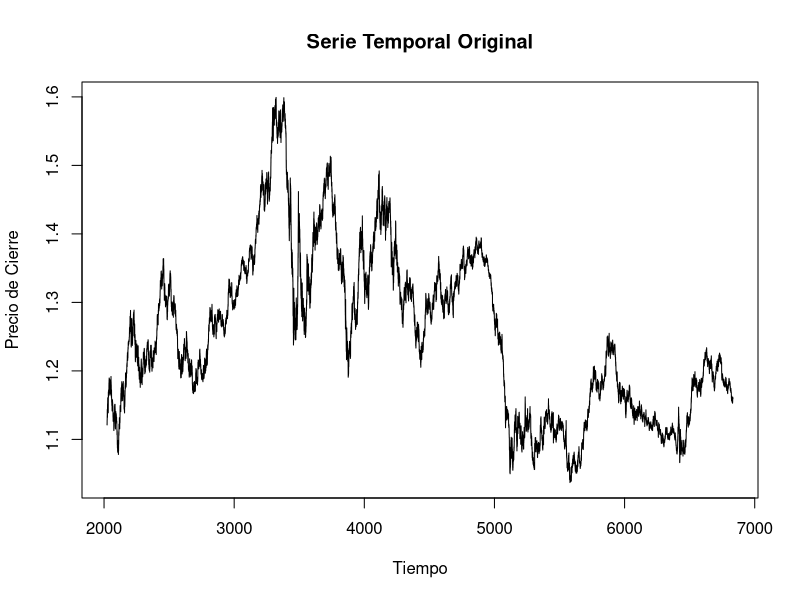
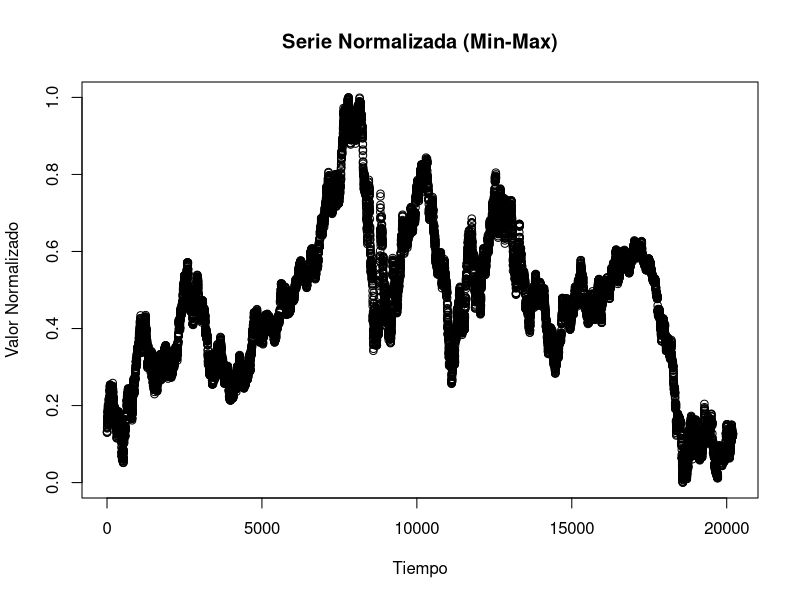
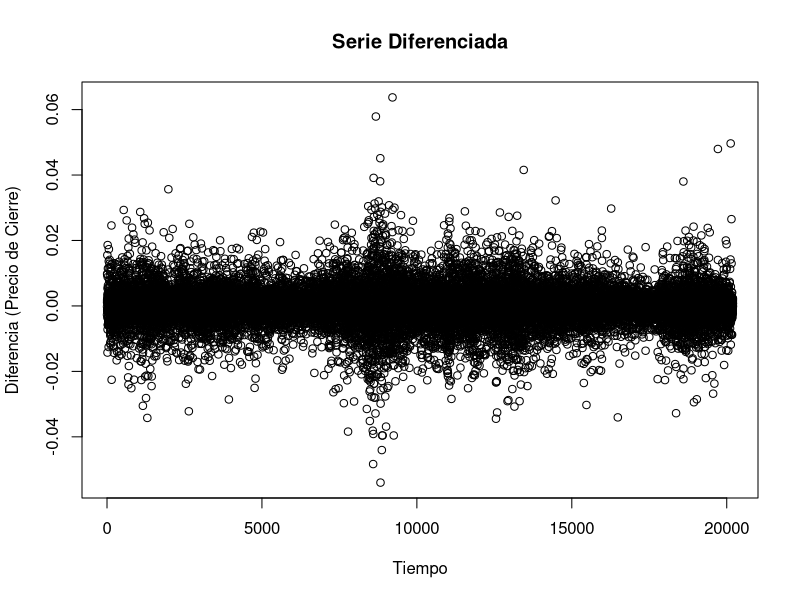
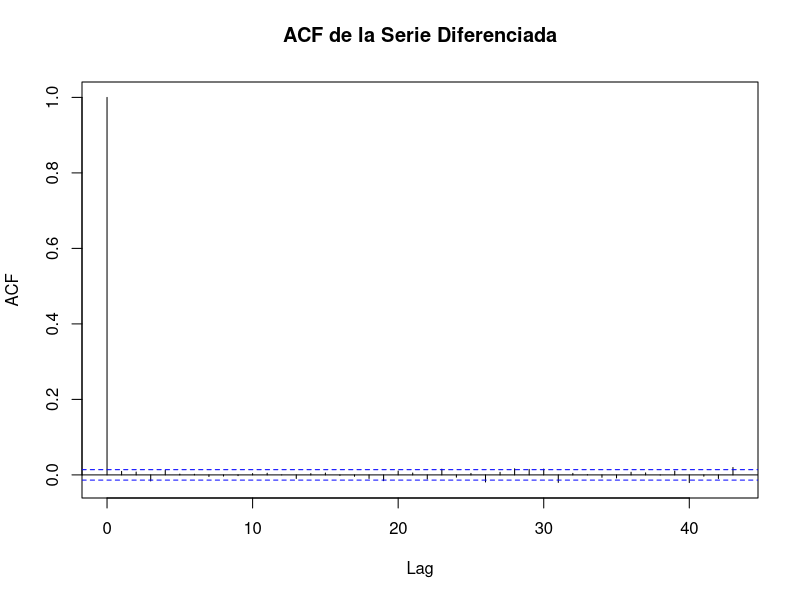
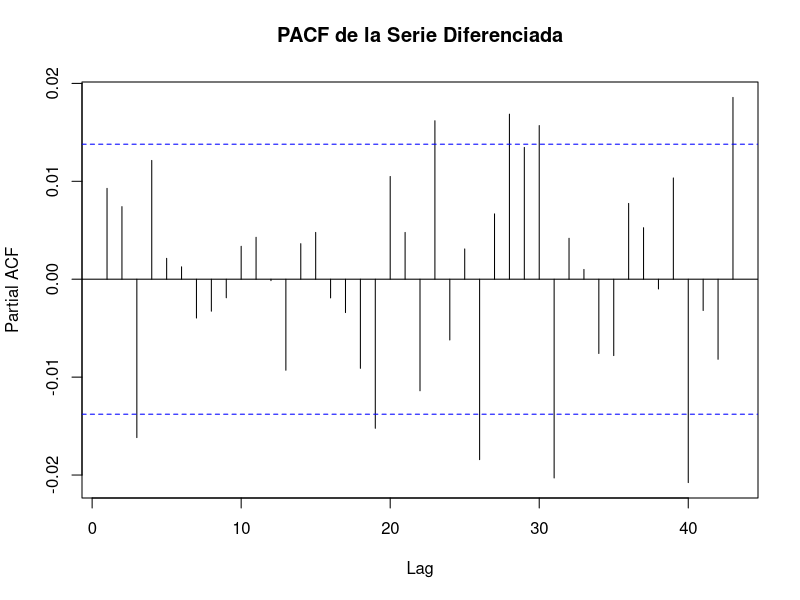
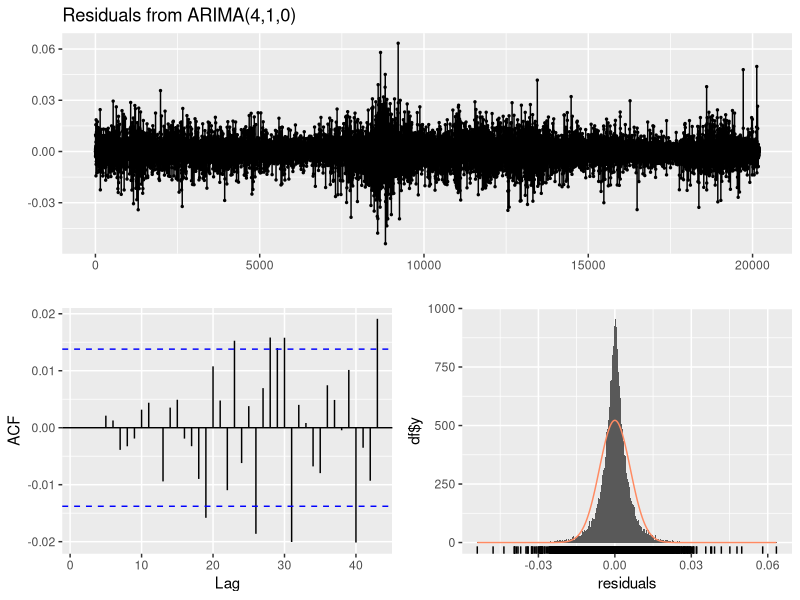
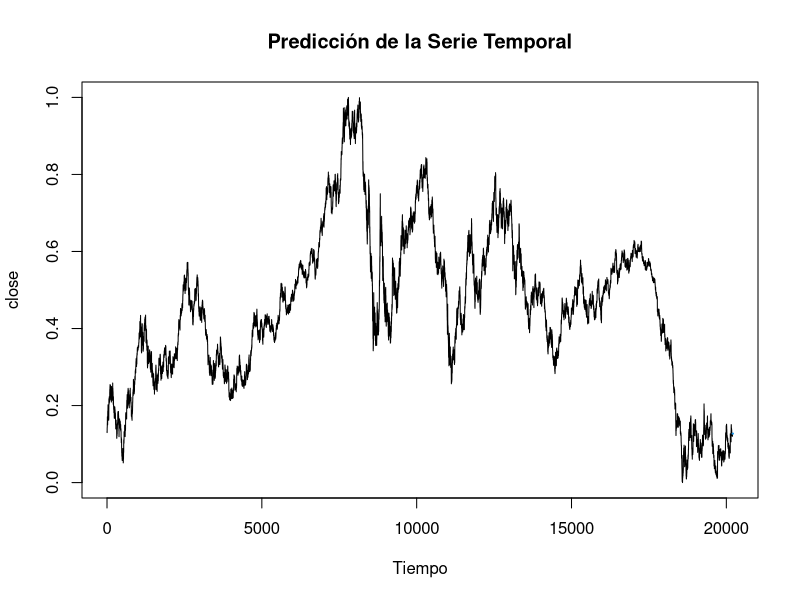

These figures' R source, in order:
## ---- chunk 1
# Librerías necesarias
library(ggplot2)       # Visualización de datos
library(forecast)      # Modelos ARIMA y predicción
library(tseries)       # Pruebas de estacionariedad
library(dplyr)         # Manipulación de datos

# Cargar el dataset CSV
data <- read.csv("./EURUSD_ForexTrading_4hrs.csv")

# Mostrar las primeras filas
head(data)

# Resumen estadístico de las columnas
summary(data)
## ---- chunk 2
# Seleccionar la columna de precios de cierre (Close)
data_clean <- data %>% select(close)

# Convertir a una serie temporal (frecuencia: 6 intervalos por día)
ts_data <- ts(data_clean$close, frequency = 6, start = c(2023, 1))  # Ejemplo con datos recientes

# Graficar la serie temporal
plot(ts_data, main = "Serie Temporal Original", ylab = "Precio de Cierre", xlab = "Tiempo")
## ---- chunk 3
# División del dataset
train_length <- floor(0.7 * length(ts_data))
train_data <- ts_data[1:train_length]
test_data <- ts_data[(train_length + 1):length(ts_data)]

## ---- chunk 4
# Normalización Min-Max en el dataset de entrenamiento
min_train <- min(train_data, na.rm = TRUE)  # Valor mínimo del dataset de entrenamiento
max_train <- max(train_data, na.rm = TRUE)  # Valor máximo del dataset de entrenamiento

# Normalizar el dataset de entrenamiento
norm_train_data <- (train_data - min_train) / (max_train - min_train)

# Aplicar la normalización Min-Max al dataset de prueba con los valores del entrenamiento
norm_test_data <- (test_data - min_train) / (max_train - min_train)

# Graficar la serie normalizada del dataset de entrenamiento
plot(norm_train_data, main = "Serie Normalizada (Min-Max)", ylab = "Valor Normalizado", xlab = "Tiempo")

## ---- chunk 5
# Prueba de Dickey-Fuller Aumentada
adf_test <- adf.test(norm_train_data)

# Mostrar los resultados
adf_test
## ---- chunk 6
# Aplicar diferenciación
diff_norm_train_data <- diff(norm_train_data)

# Graficar la serie diferenciada
plot(diff_norm_train_data, main = "Serie Diferenciada", ylab = "Diferencia (Precio de Cierre)", xlab = "Tiempo")
## ---- chunk 7
# Graficar ACF y PACF
acf(diff_norm_train_data, main = "ACF de la Serie Diferenciada")
## ---- chunk 8
# Graficar ACF y PACF
pacf(diff_norm_train_data, main = "PACF de la Serie Diferenciada")
## ---- chunk 9
# Ajuste automático del modelo ARIMA
model <- auto.arima(norm_train_data, stepwise = FALSE, approximation = FALSE)

# Resumen del modelo
summary(model)
## ---- chunk 10
# Graficar residuos
checkresiduals(model)

## ---- chunk 11

# Prueba de Ljung-Box para ruido blanco
Box.test(model$residuals, lag = 10, type = "Ljung-Box")
## ---- chunk 12
# Predicción de 12 intervalos futuros
forecast_values <- forecast::forecast(model, h = 12)

# Graficar predicciones
plot(forecast_values, main = "Predicción de la Serie Temporal", xlab = "Tiempo", ylab ="close")
## ---- chunk 13
# 11. Evaluación de Predicciones

# Predicción para el conjunto de entrenamiento (datos conocidos)
train_forecast <- fitted(model)  # Valores ajustados por el modelo en el conjunto de entrenamiento
mae_train <- mean(abs(norm_train_data - train_forecast))  # Calcular MAE para entrenamiento

# Predicción para el conjunto de prueba (datos no conocidos)
test_forecast <- forecast::forecast(model, h = length(test_data))  # Generar predicciones para el conjunto de prueba
mae_test <- mean(abs(norm_test_data - test_forecast$mean))  # Calcular MAE para prueba

# Mostrar los resultados
cat("MAE en el conjunto de entrenamiento:", mae_train, "\n")
cat("MAE en el conjunto de prueba:", mae_test, "\n")

